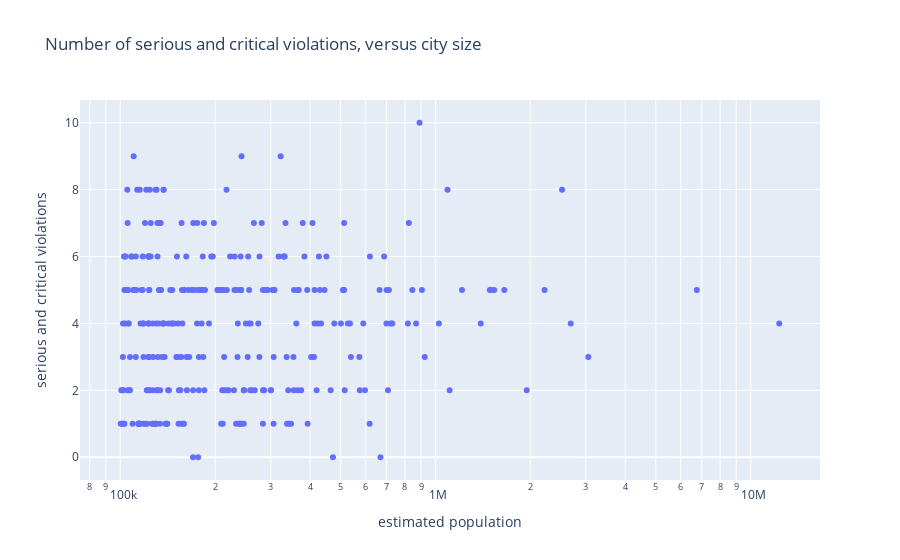

Notebook source saved alongside this figure:
### Markdown cell above
Não existe uma relação significativa entre número de violações sérias e críticas e o tamanho da população (correlação de postos de Spearman = 0,07; p=0,25).

### Code cell
from scipy.stats import spearmanr
populationXviolations_corr = spearmanr(
    violations_rank[["populacao_2020", "critical_or_serious"]]
)

print(
    "A correlação de postos entre o número de violações sérias ou críticas "
    "e o tamanho da população residente é de "
    f"{populationXviolations_corr.correlation:.2f} "
    f"(p={populationXviolations_corr.pvalue:.2f}).")

if populationXviolations_corr.pvalue > 0.05:
    print("Não é possível descartar que não haja correlação.")

px.scatter(
    violations_rank,
    x="populacao_2020",
    y="critical_or_serious",
    log_x=True,
    title="Number of serious and critical violations, versus city size",
    labels={
        "critical_or_serious": "serious and critical violations",
        "populacao_2020": "estimated population",
    },
)

### Figure 1 — Plotly figure (JSON) as saved in the notebook; plotly's stock layout.template omitted (floating-point values rounded to 4 significant figures; data arrays with more than 128 entries replaced by an {"elided": "..."} marker saying what was removed)
{"data": [{"hovertemplate": "estimated population=%{x}<br>serious and critical violations=%{y}<extra></extra>", "legendgroup": "", "marker": {"color": "#636efa", "symbol": "circle"}, "mode": "markers", "name": "", "orientation": "v", "showlegend": false, "type": "scatter", "x": {"elided": "310 int values"}, "xaxis": "x", "y": {"elided": "310 int values"}, "yaxis": "y"}], "layout": {"legend": {"tracegroupgap": 0}, "title": {"text": "Number of serious and critical violations, versus city size"}, "xaxis": {"anchor": "y", "domain": [0, 1], "title": {"text": "estimated population"}, "type": "log"}, "yaxis": {"anchor": "x", "domain": [0, 1], "title": {"text": "serious and critical violations"}}}}
